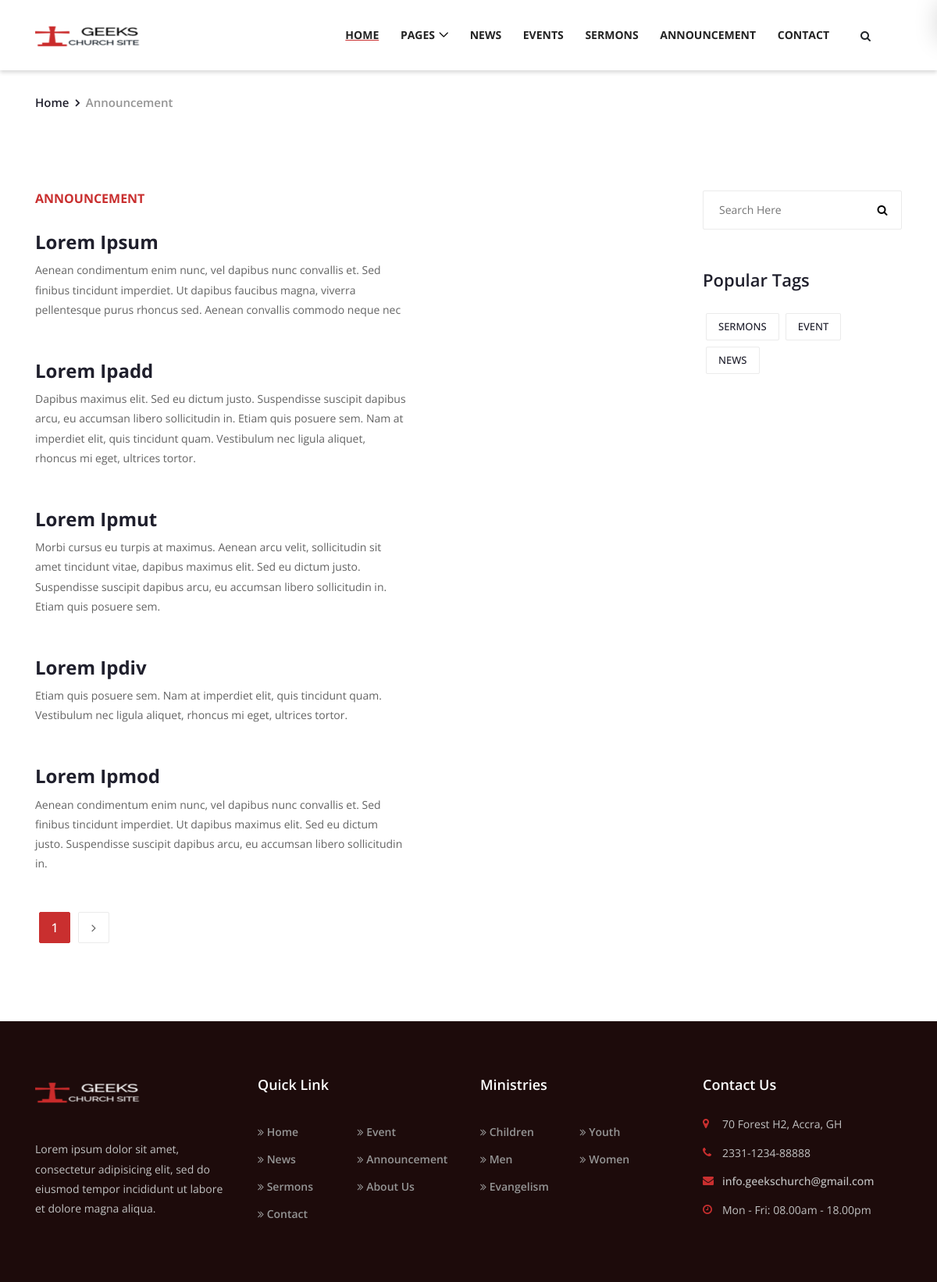
Screenshot of /announcement/ with the database file from the repository.
### blog/models.py (models this page shows, shortened)
class Announcement(models.Model):
    title = models.CharField(max_length=100)
    content = models.TextField()

### blog/views.py (the view)
# urls.py: path('announcement/', AnnouncementView.as_view(), name='blog-announcement'),
class AnnouncementView(ListView):
    model = Announcement
    paginate_by = 5
    template_name = 'blog/announcement.html'

### blog/templates/blog/announcement.html (shortened to what this page needs)
{% extends 'blog/base_main.html' %}
{% load static %}
{% block content %}
    <div class="breadcrumb-area">
        <div class="container">
            <div class="row">
                <div class="col-12">
                    <nav aria-label="breadcrumb">
                        <ol class="breadcrumb">
                            <li class="breadcrumb-item"><a href="#">Home</a></li>
                            <li class="breadcrumb-item active" aria-current="page" >Announcement</li>
                        </ol>
                    </nav>
                </div>
            </div>
        </div>
    </div>
    <div class="blog-area section-padding-100">
        <div class="container">
            <div class="row justify-content-between">
                <div class="col-12 col-lg-8">
                    <div class="row">
                        <div class="col-12 col-md-8">
                            <h6 style="color: #c92f2f;">ANNOUNCEMENT</h6>
                            {% for object in object_list %}
                            <div class="single-blog-post mb-50">
                                <div class="post-content">
                                    <h4>{{ object.title }}</h4>
                                    <p class="post-excerpt">{{ object.content }}</p>
                                </div>
                            </div>
                            {% endfor %}
                        </div>
                    </div>
                    {% if is_paginated %}
                    <div class="pagination-area">
                        <nav aria-label="Page navigation example">
                            <ul class="pagination">
                                <li class="page-item active"><a class="page-link">{{ page_obj.number }}</a></li>
                                {% if page_obj.has_next %}
                                <li class="page-item"><a class="page-link" href="?page={{ page_obj.next_page_number }}"><i class="fa fa-angle-right"></i></a></li>
                                {% endif %}
                            </ul>
                        </nav>
                    </div>
                    {% endif %}
                </div>
                <div class="col-12 col-lg-3">
                    <div class="post-sidebar-area">
                        <div class="single-widget-area">
                            <div class="search-form">
                                <form action="#" method="get">
                                    <input type="search" name="search" placeholder="Search Here">
                                    <button type="submit"><i class="fa fa-search" aria-hidden="true"></i></button>
                                </form>
                            </div>
                        </div>
                        <div class="single-widget-area">
                            <div class="widget-title">
                                <h6>popular tags</h6>
                            </div>
                            <ol class="popular-tags d-flex flex-wrap">
                                <li><a href="{% url 'blog-sermon' %}">Sermons</a></li>
                                <li><a href="{% url 'blog-event' %}">Event</a></li>
                                <li><a href="{% url 'blog-News' %}">News</a></li>
                            </ol>
                        </div>
                    </div>
                </div>
            </div>
        </div>
    </div>
{% endblock content %}

### blog/static/blog/style.css (style rules this page uses)
* { margin: 0; padding: 0; }
body { font-family: "Open Sans", sans-serif; font-size: 14px; }
h1, h2, h3, h4, h5, h6 { color: #1f1f2c; line-height: 1.3; font-weight: 700; }
p { color: #636363; font-size: 14px; line-height: 1.8; font-weight: 400; }
a, a:hover, a:focus { -webkit-transition-duration: 500ms; transition-duration: 500ms; text-decoration: none; outline: 0 solid transparent; color: #1f1f2c; font-weight: 500; font-size: 14px; }
ul, ol { margin: 0; }
ul li, ol li { list-style: none; }
.mb-50 { margin-bottom: 50px !important; }
.section-padding-100 { padding-top: 100px; padding-bottom: 100px; }
.breadcrumb-area { position: relative; z-index: 10; width: 100%; }
.breadcrumb-area .breadcrumb { margin: 0; padding: 0; padding-top: 30px; background-color: transparent; }
.breadcrumb-area .breadcrumb .breadcrumb-item { font-size: 15px; color: #959595; font-weight: 600; }
.breadcrumb-area .breadcrumb .breadcrumb-item a { font-size: 15px; color: #1f1f2c; font-weight: 600; }
.breadcrumb-area .breadcrumb .breadcrumb-item + .breadcrumb-item::before { color: #1f1f2c; font-family: 'FontAwesome'; content: "\f105"; }
.single-blog-post { position: relative; z-index: 1; }
.single-blog-post .post-content { position: relative; z-index: 1; margin-top: 30px; }
.single-blog-post .post-content .post-excerpt { font-size: 14px; color: #636363; margin-bottom: 0; }
.pagination-area { position: relative; z-index: 1; }
.pagination-area .pagination { position: relative; z-index: 1; }
.pagination-area .pagination .page-item .page-link { width: 40px; height: 40px; line-height: 38px; border: 1px solid #ebebeb; border-radius: 2px; text-align: center; color: #636363; padding: 0; margin: 0 5px; font-size: 16px; }
.pagination-area .pagination .page-item.active .page-link { color: #ffffff; border-color: #c92f2f; background-color: #c92f2f; }
.single-widget-area { position: relative; z-index: 1; margin-bottom: 50px; }
.single-widget-area .widget-title h6 { font-size: 22px; font-weight: 600; margin-bottom: 25px; text-transform: capitalize; }
.single-widget-area .popular-tags li a { display: inline-block; margin: 4px; border: 1px solid #ebebeb; padding: 10px 15px; line-height: 1; text-transform: uppercase; font-size: 13px; color: #1f1f2c; border-radius: 2px; }
.single-widget-area .search-form { position: relative; z-index: 2; }
.single-widget-area .search-form input { background-color: #ffffff; padding: 0 20px; width: 100%; height: 50px; font-size: 14px; border: 1px solid #ebebeb; color: #959595; border-radius: 2px; }
.single-widget-area .search-form button { background-color: transparent; position: absolute; top: 0; right: 0; width: 50px; height: 50px; z-index: 10; border: none; cursor: pointer; -webkit-transition-duration: 500ms; transition-duration: 500ms; }

### blog/static/blog/css/classy-nav.css (style rules this page uses)
* { margin: 0; padding: 0; }
body { font-family: "Roboto", sans-serif; }
ul, ol { margin: 0; }
ul li, ol li { list-style: none; }
.justify-content-between { -webkit-box-pack: justify; -ms-flex-pack: justify; justify-content: space-between; }

### rows the page displays
Announcement: title "Lorem Ipsum", content "Aenean condimentum enim nunc, vel dapibus nunc convallis et. Sed finibus tincidunt imperdiet. Ut dapibus faucibus magna, viverra pellentesque purus rhoncus sed. Aenean convallis commodo neque nec"
Announcement: title "Lorem Ipadd", content "Dapibus maximus elit. Sed eu dictum justo. Suspendisse suscipit dapibus arcu, eu accumsan libero sollicitudin in. Etiam quis posuere sem. Nam at imperdiet elit, quis tincidunt quam. Vestibulum nec ligula aliquet, rhoncus mi eget, ultrices tortor."
Announcement: title "Lorem Ipmut", content "Morbi cursus eu turpis at maximus. Aenean arcu velit, sollicitudin sit amet tincidunt vitae, dapibus maximus elit. Sed eu dictum justo. Suspendisse suscipit dapibus arcu, eu accumsan libero sollicitudin in. Etiam quis posuere sem."
Announcement: title "Lorem Ipdiv", content "Etiam quis posuere sem. Nam at imperdiet elit, quis tincidunt quam. Vestibulum nec ligula aliquet, rhoncus mi eget, ultrices tortor."
Announcement: title "Lorem Ipmod", content "Aenean condimentum enim nunc, vel dapibus nunc convallis et. Sed finibus tincidunt imperdiet. Ut dapibus maximus elit. Sed eu dictum justo. Suspendisse suscipit dapibus arcu, eu accumsan libero sollicitudin in."

### other values shown
{{ page_obj.number }} "1"
